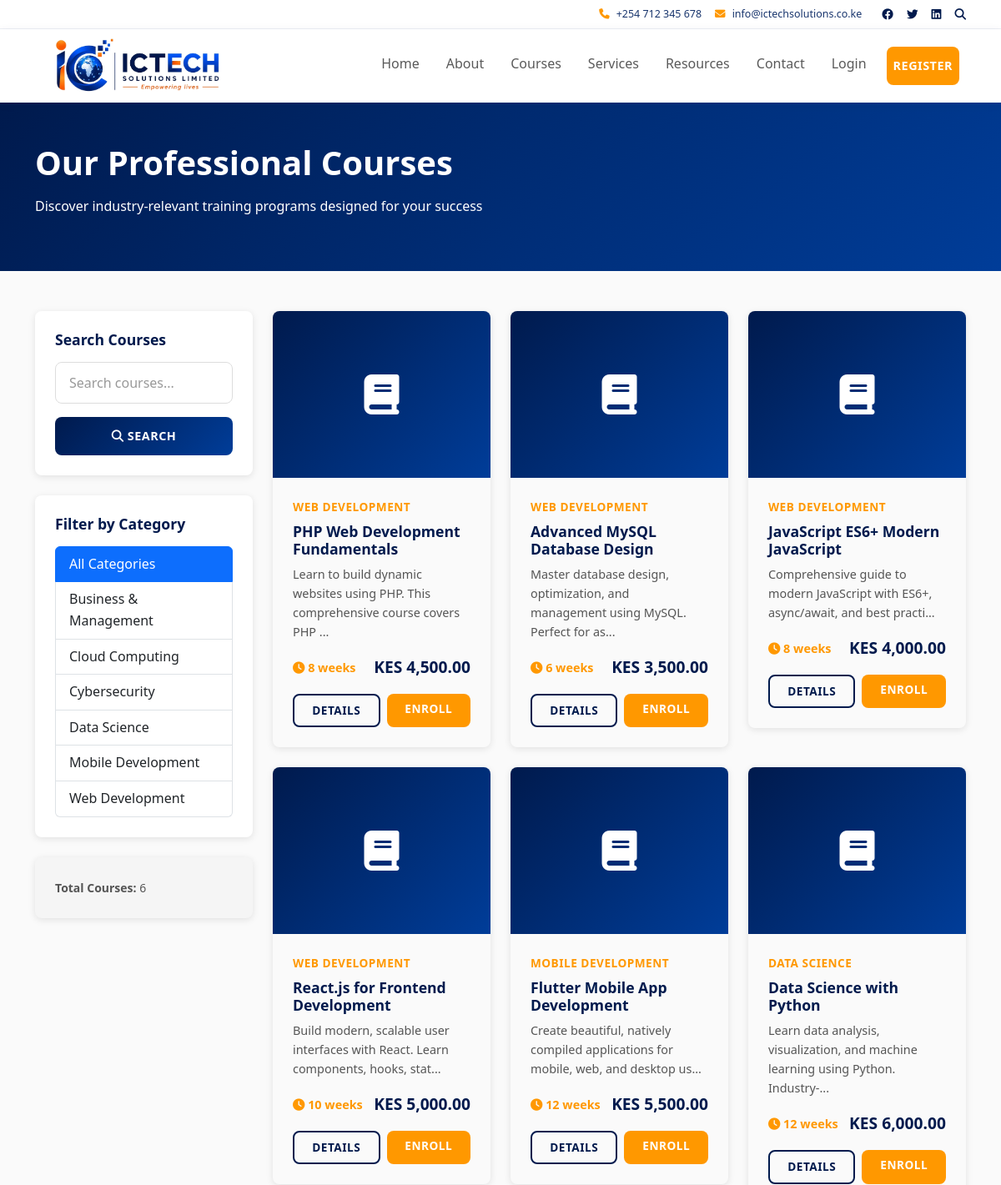
/courses.php (upper part), run on an earlier commit of the app's database.
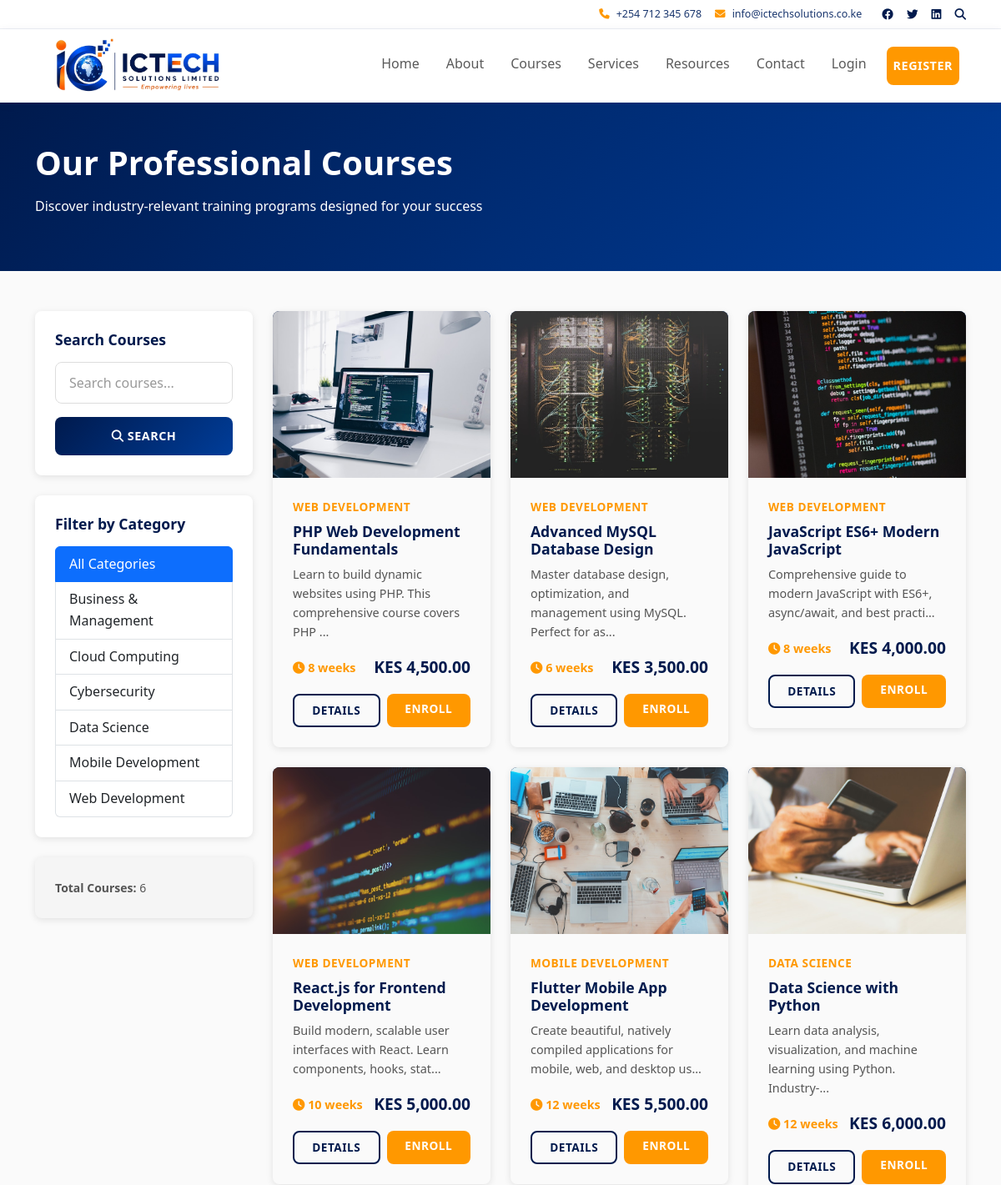
And on a later commit of the database.
### tables this page shows
CREATE TABLE categories (
    id INT PRIMARY KEY AUTO_INCREMENT,
    name VARCHAR(255) NOT NULL UNIQUE,
    slug VARCHAR(255) NOT NULL UNIQUE,
    created_at TIMESTAMP DEFAULT CURRENT_TIMESTAMP,
    updated_at TIMESTAMP DEFAULT CURRENT_TIMESTAMP ON UPDATE CURRENT_TIMESTAMP
);

CREATE TABLE courses (
    id INT PRIMARY KEY AUTO_INCREMENT,
    title VARCHAR(255) NOT NULL,
    slug VARCHAR(255) NOT NULL UNIQUE,
    description LONGTEXT,
    objectives LONGTEXT,
    requirements LONGTEXT,
    category_id INT NOT NULL,
    price DECIMAL(10, 2) DEFAULT 0,
    duration VARCHAR(100),
    image VARCHAR(255),
    status ENUM('published', 'draft', 'archived') DEFAULT 'draft',
    is_featured BOOLEAN DEFAULT FALSE,
    created_at TIMESTAMP DEFAULT CURRENT_TIMESTAMP,
    updated_at TIMESTAMP DEFAULT CURRENT_TIMESTAMP ON UPDATE CURRENT_TIMESTAMP,
    FOREIGN KEY (category_id) REFERENCES categories(id) ON DELETE CASCADE,
    INDEX idx_slug (slug),
    INDEX idx_category_id (category_id),
    INDEX idx_status (status),
    INDEX idx_featured (is_featured)
);

### includes/auth.php (called while the page is built, shortened)
<?php
require_once __DIR__ . '/db.php';
class Auth {
    public static function isLoggedIn() {
        return isset($_SESSION['logged_in']) && $_SESSION['logged_in'] === true;
    }
}
?>

### includes/helpers.php (called while the page is built, shortened)
<?php
require_once __DIR__ . '/db.php';
function h($text) {
    return htmlspecialchars($text, ENT_QUOTES, 'UTF-8');
}
function formatCurrency($amount) {
    return 'KES ' . number_format($amount, 2);
}
function getPublishedCourses($limit = null, $offset = 0, $categoryId = null, $search = null) {
    $db = Database::getInstance();
    $sql = "SELECT c.*, cat.name as category_name
            FROM courses c
            LEFT JOIN categories cat ON c.category_id = cat.id
            WHERE c.status = 'published'";
    $params = [];
    $sql .= " ORDER BY c.created_at DESC";
    if ($limit) {
        $sql .= " LIMIT ? OFFSET ?";
        $params[] = $limit;
        $params[] = $offset;
    }
    return $db->getAll($sql, $params);
}
function getCategories() {
    $db = Database::getInstance();
    return $db->getAll(
        "SELECT * FROM categories ORDER BY name ASC"
    );
}
function truncateText($text, $length = 150, $suffix = '...') {
    return substr($text, 0, $length) . $suffix;
}
function getParam($key, $default = null, $filter = FILTER_SANITIZE_STRING) {
    return $default;
}
?>

### includes/db.php (called while the page is built, shortened)
<?php
class Database {
    private $pdo;
    private static $instance = null;
    private function __construct() {
        try {
            $dsn = "mysql:host=" . DB_HOST . ";dbname=" . DB_NAME . ";charset=utf8mb4";
            $this->pdo = new PDO($dsn, DB_USER, DB_PASS, [
                PDO::ATTR_ERRMODE => PDO::ERRMODE_EXCEPTION,
                PDO::ATTR_DEFAULT_FETCH_MODE => PDO::FETCH_ASSOC,
                PDO::ATTR_EMULATE_PREPARES => false,
            ]);
        } catch (PDOException $e) {
            if (DEBUG_MODE) {
                die("Database connection failed: " . $e->getMessage());
            } else {
                die("Unable to connect to the database. Please try again later.");
            }
        }
    }
    public static function getInstance() {
        if (self::$instance === null) {
            self::$instance = new self();
        }
        return self::$instance;
    }
    public function query($sql, $params = []) {
        try {
            $stmt = $this->pdo->prepare($sql);
            $stmt->execute($params);
            return $stmt;
        } catch (PDOException $e) {
            if (DEBUG_MODE && LOG_ERRORS) {
                error_log("Database query error: " . $e->getMessage());
            }
            throw $e;
        }
    }
    public function getAll($sql, $params = []) {
        $stmt = $this->query($sql, $params);
        return $stmt->fetchAll();
    }
    public function getValue($sql, $params = []) {
        $stmt = $this->query($sql, $params);
        return $stmt->fetchColumn();
    }
    public function count($table, $where = '', $params = []) {
        $sql = "SELECT COUNT(*) FROM $table";
        if ($where) {
            $sql .= " WHERE $where";
        }
        return $this->getValue($sql, $params);
    }
}
?>

### courses.php (the view, shortened to what this page needs)
<?php
require_once __DIR__ . '/includes/header.php';
require_once __DIR__ . '/includes/helpers.php';
$categoryId = getParam('category', null, FILTER_VALIDATE_INT);
$search = getParam('search');
$page = getParam('page', 1, FILTER_VALIDATE_INT);
$page = max(1, $page);
$perPage = 12;
$offset = ($page - 1) * $perPage;
$db = Database::getInstance();
$courses = getPublishedCourses($perPage, $offset, $categoryId, $search);
$totalCourses = $db->count('courses',
    $categoryId ? "status = 'published' AND category_id = $categoryId" : "status = 'published'");
$categories = getCategories();
?>
<section class="bg-primary text-white py-5 courses-page-header">
    <div class="container">
        <h1>Our Professional Courses</h1>
        <p>Discover industry-relevant training programs designed for your success</p>
    </div>
</section>
<section class="py-5">
    <div class="container">
        <div class="row">
            <div class="col-lg-3 mb-4 courses-sidebar">
                <div class="card mb-4">
                    <div class="card-body">
                        <h5 class="card-title">Search Courses</h5>
                        <form method="GET" action="">
                            <input type="text" name="search" class="form-control mb-3"
                                   placeholder="Search courses..." value="<?php echo h($search ?? ''); ?>">
                            <button type="submit" class="btn btn-primary w-100">
                                <i class="fas fa-search"></i> Search
                            </button>
                        </form>
                    </div>
                </div>
                <div class="card mb-4">
                    <div class="card-body">
                        <h5 class="card-title">Filter by Category</h5>
                        <div class="list-group">
                            <a href="courses.php" class="list-group-item list-group-item-action <?php echo !$categoryId ? 'active' : ''; ?>">
                                All Categories
                            </a>
                            <?php foreach ($categories as $cat): ?>
                                <a href="courses.php?category=<?php echo $cat['id']; ?>"
                                   class="list-group-item list-group-item-action <?php echo $categoryId === $cat['id'] ? 'active' : ''; ?>">
                                    <?php echo h($cat['name']); ?>
                                </a>
                            <?php endforeach; ?>
                        </div>
                    </div>
                </div>
                <div class="card bg-light">
                    <div class="card-body">
                        <p class="mb-0">
                            <small>
                                <strong>Total Courses:</strong> <?php echo $totalCourses; ?>
                            </small>
                        </p>
                    </div>
                </div>
            </div>
            <div class="col-lg-9">
                <?php if (!empty($courses)): ?>
                    <div class="row">
                        <?php foreach ($courses as $course): ?>
                            <div class="col-md-6 col-lg-4 mb-4">
                                <div class="course-card">
                                    <div class="course-image">
                                        <?php if ($course['image']): ?>
                                            <img src="<?php echo SITE_URL . 'assets/images/' . h($course['image']); ?>" alt="<?php echo h($course['title']); ?>">
                                        <?php else: ?>
                                            <i class="fas fa-book"></i>
                                        <?php endif; ?>
                                    </div>
                                    <div class="course-info">
                                        <div class="course-category"><?php echo h($course['category_name']); ?></div>
                                        <h5 class="course-title"><?php echo h($course['title']); ?></h5>
                                        <p class="course-description"><?php echo truncateText($course['description'], 80); ?></p>
                                        <div class="course-meta">
                                            <span class="course-duration">
                                                <i class="fas fa-clock"></i> <?php echo h($course['duration']); ?>
                                            </span>
                                            <span class="course-price"><?php echo formatCurrency($course['price']); ?></span>
                                        </div>
                                        <div class="course-footer">
                                            <a href="course-details.php?id=<?php echo $course['id']; ?>" class="btn btn-outline-primary btn-sm">
                                                Details
                                            </a>
                                            <?php if ($isLoggedIn && !isEnrolled($currentUser['id'], $course['id'])): ?>
                                                <a href="student/my-courses.php?action=enroll&course_id=<?php echo $course['id']; ?>" class="btn btn-secondary btn-sm">
                                                    Enroll
                                                </a>
                                            <?php elseif ($isLoggedIn && isEnrolled($currentUser['id'], $course['id'])): ?>
                                                <span class="badge bg-success w-100 text-center">Enrolled</span>
                                            <?php else: ?>
                                                <a href="register.php" class="btn btn-secondary btn-sm">
                                                    Enroll
                                                </a>
                                            <?php endif; ?>
                                        </div>
                                    </div>
                                </div>
                            </div>
                        <?php endforeach; ?>
                    </div>
                <?php else: ?>
                    <div class="alert alert-info">
                        <i class="fas fa-info-circle"></i> No courses found. Try adjusting your filters.
                    </div>
                <?php endif; ?>
            </div>
        </div>
    </div>
</section>
<?php require_once __DIR__ . '/includes/footer.php'; ?>

### includes/header.php (shortened to what this page needs)
<?php
require_once __DIR__ . '/auth.php';
require_once __DIR__ . '/helpers.php';
$isLoggedIn = Auth::isLoggedIn();
$currentUser = Auth::getCurrentUser();
?>
<!DOCTYPE html>
<html lang="en">
<head>
    <link href="https://cdn.jsdelivr.net/npm/bootstrap@5.3.0/dist/css/bootstrap.min.css" rel="stylesheet">
    <link rel="stylesheet" href="https://cdnjs.cloudflare.com/ajax/libs/font-awesome/6.4.0/css/all.min.css">
    <link rel="stylesheet" href="<?php echo SITE_URL; ?>assets/css/style.css?v=20260902">
</head>
<body>
    <header class="site-header">
        <div class="header-topbar">
            <div class="container header-topbar-inner">
                <div class="header-contact">
                    <span><i class="fas fa-phone"></i> +254 712 345 678</span>
                    <span><i class="fas fa-envelope"></i> info@ictechsolutions.co.ke</span>
                </div>
                <div class="header-socials" aria-label="Social media links">
                    <a href="#" aria-label="Facebook"><i class="fab fa-facebook"></i></a>
                    <a href="#" aria-label="Twitter"><i class="fab fa-twitter"></i></a>
                    <a href="#" aria-label="LinkedIn"><i class="fab fa-linkedin"></i></a>
                    <a href="<?php echo SITE_URL; ?>contact.php" aria-label="Search"><i class="fas fa-search"></i></a>
                </div>
            </div>
        </div>
        <nav class="navbar navbar-expand-lg">
            <div class="container">
                <a class="navbar-brand fw-bold" href="<?php echo SITE_URL; ?>">
                    <img src="<?php echo SITE_URL; ?>assets/images/ictech-logo-transparent.png" alt="ICTECH Solutions Limited" class="site-logo">
                </a>
                <div class="collapse navbar-collapse" id="navbarNav">
                    <ul class="navbar-nav ms-auto">
                    <li class="nav-item">
                        <a class="nav-link" href="<?php echo SITE_URL; ?>">Home</a>
                    </li>
                    <li class="nav-item">
                        <a class="nav-link" href="<?php echo SITE_URL; ?>about.php">About</a>
                    </li>
                    <li class="nav-item">
                        <a class="nav-link" href="<?php echo SITE_URL; ?>courses.php">Courses</a>
                    </li>
                    <li class="nav-item">
                        <a class="nav-link" href="<?php echo SITE_URL; ?>services.php">Services</a>
                    </li>
                    <li class="nav-item">
                        <a class="nav-link" href="<?php echo SITE_URL; ?>resources.php">Resources</a>
                    </li>
                    <li class="nav-item">
                        <a class="nav-link" href="<?php echo SITE_URL; ?>contact.php">Contact</a>
                    </li>
                    <?php if ($isLoggedIn): ?>
                        <li class="nav-item dropdown">
                            <a class="nav-link dropdown-toggle" href="#" id="userDropdown" role="button" data-bs-toggle="dropdown">
                                <i class="fas fa-user"></i> <?php echo h($currentUser['name']); ?>
                            </a>
                            <ul class="dropdown-menu dropdown-menu-end">
                                <li><a class="dropdown-item" href="<?php echo SITE_URL . ($currentUser['role'] === 'admin' ? 'admin/index.php' : ($currentUser['role'] === 'trainer' ? 'trainer/dashboard.php' : 'student/dashboard.php')); ?>">Dashboard</a></li>
                                <li><a class="dropdown-item" href="<?php echo SITE_URL; ?>student/my-courses.php">My Courses</a></li>
                                <li><a class="dropdown-item" href="<?php echo SITE_URL; ?>student/profile.php">Profile</a></li>
                                <li><hr class="dropdown-divider"></li>
                                <li><a class="dropdown-item" href="<?php echo SITE_URL; ?>logout.php">Logout</a></li>
                            </ul>
                        </li>
                    <?php else: ?>
                        <li class="nav-item">
                            <a class="nav-link" href="<?php echo SITE_URL; ?>login.php">Login</a>
                        </li>
                        <li class="nav-item">
                            <a class="nav-link btn btn-warning btn-sm ms-2" href="<?php echo SITE_URL; ?>register.php">Register</a>
                        </li>
                        <?php endif; ?>
                    </ul>
                </div>
            </div>
        </nav>
    </header>

### includes/footer.php (shortened to what this page needs)
</body>
</html>

What changed in the data, as far as the page shows it:
changed courses "KES 4,500.00": image: picture added
changed courses "KES 3,500.00": image: picture added
changed courses "KES 4,000.00": image: picture added; image empty → "course-javascript.jpg" (drawn)
changed courses "KES 5,000.00": image: picture added; image empty → "course-data-science.jpg" (drawn)
changed courses "KES 5,500.00": image: picture added
changed courses "KES 6,000.00": image: picture added; image empty → "course-cybersecurity.jpg" (drawn)
